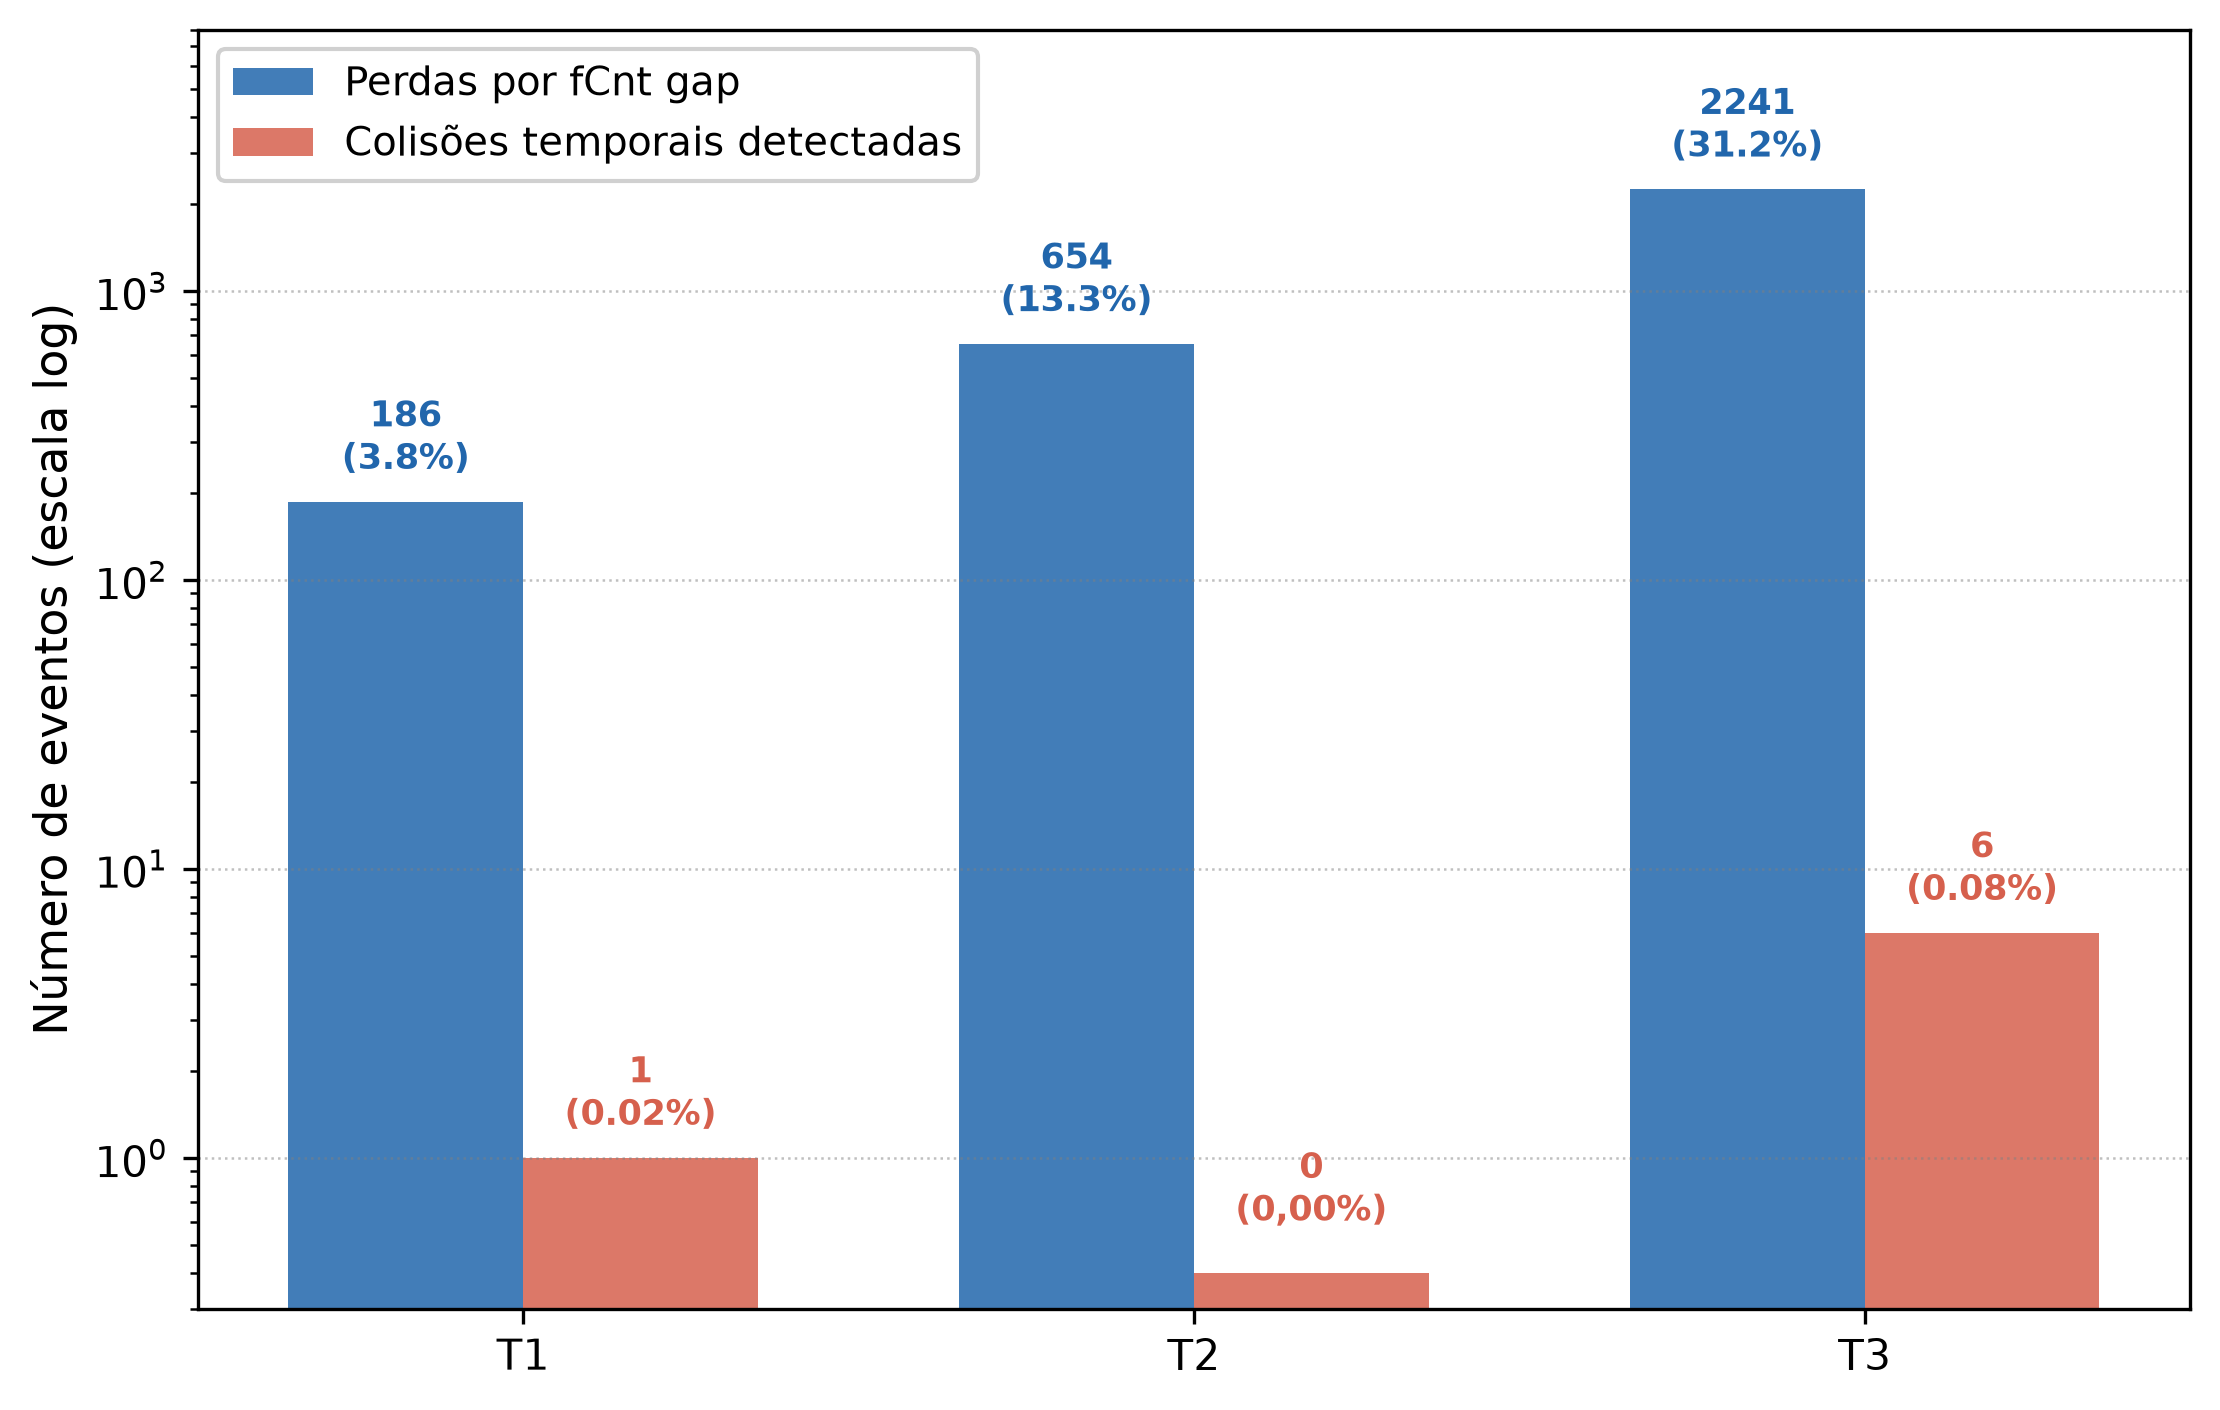

Source code (Python):
"""
Gráfico 3 — Perdas fCnt gap vs colisões temporais por sessão (Pure ALOHA).
Escala log no eixo Y para tornar visível a diferença de ordens de grandeza.
"""
import pandas as pd
import numpy as np
import matplotlib.pyplot as plt
import os

BASE    = r"c:\Users\Eduardo Barbosa\Documents\Arduino\pure_aloha\pure_aloha_node\teste_pure_aloha"
OUT_DIR = os.path.dirname(os.path.abspath(__file__))

SESSIONS = {
    "T1": ("4_nodes_0265_vf",  "20260610_083021"),
    "T2": ("4_nodes_0724",     "20260609_130021"),
    "T3": ("4_nodes_1214_v1",  "20260609_090607"),
}

BLUE = "#2166ac"
RED  = "#d6604d"

fcnt_losses    = {}
temporal_count = {}
total_tx       = {}

for name, (folder, ts) in SESSIONS.items():
    pa = pd.read_csv(f"{BASE}/{folder}/pure_aloha_{ts}.csv", sep=";")
    losses, tx_tot = 0, 0
    for nid in pa["node_id"].unique():
        sub = pa[pa["node_id"] == nid]
        tx  = int(sub["tx_attempt_count"].max())
        rx  = len(sub)
        losses  += tx - rx
        tx_tot  += tx
    fcnt_losses[name]    = losses
    total_tx[name]       = tx_tot

    tc = pd.read_csv(f"{BASE}/{folder}/temporal_collisions_{ts}.csv", sep=";")
    temporal_count[name] = len(tc)

sessions = list(SESSIONS.keys())
fl_vals  = [fcnt_losses[s]    for s in sessions]
tc_vals  = [temporal_count[s] for s in sessions]
tx_vals  = [total_tx[s]       for s in sessions]
fl_rate  = [l / t * 100 for l, t in zip(fl_vals, tx_vals)]
tc_rate  = [c / t * 100 for c, t in zip(tc_vals, tx_vals)]

x = np.arange(len(sessions))
w = 0.35

fig, ax = plt.subplots(figsize=(7.5, 4.8))

bars_fl = ax.bar(x - w/2, fl_vals, w, color=BLUE, alpha=0.85,
                 label="Perdas por fCnt gap")
# Para log scale, temporal=0 em T2 → usar placeholder mínimo para visualização
tc_plot = [max(v, 0.4) for v in tc_vals]
bars_tc = ax.bar(x + w/2, tc_plot, w, color=RED, alpha=0.85,
                 label="Colisões temporais detectadas")

ax.set_yscale("log")
ax.set_ylim(0.3, 8000)
ax.set_xticks(x)
ax.set_xticklabels(sessions, fontsize=11)
ax.set_ylabel("Número de eventos (escala log)", fontsize=11)
ax.tick_params(labelsize=10)
ax.grid(axis="y", ls=":", lw=0.6, color="grey", alpha=0.5)
ax.legend(fontsize=9.5, framealpha=0.92)

# Etiquetas nas barras fCnt
for bar, val, rate in zip(bars_fl, fl_vals, fl_rate):
    ax.text(bar.get_x() + bar.get_width() / 2,
            bar.get_height() * 1.18,
            f"{val}\n({rate:.1f}%)",
            ha="center", va="bottom", fontsize=8.5,
            color=BLUE, fontweight="bold")

# Etiquetas nas barras temporais
for bar, val, rate in zip(bars_tc, tc_vals, tc_rate):
    label = "0\n(0,00%)" if val == 0 else f"{val}\n({rate:.2f}%)"
    ypos  = 0.55 if val == 0 else bar.get_height() * 1.18
    ax.text(bar.get_x() + bar.get_width() / 2,
            ypos, label,
            ha="center", va="bottom", fontsize=8.5,
            color=RED, fontweight="bold")

plt.tight_layout()
plt.savefig(os.path.join(OUT_DIR, "colisoes_bar.pdf"), bbox_inches="tight")
plt.savefig(os.path.join(OUT_DIR, "colisoes_bar.png"), bbox_inches="tight", dpi=300)
plt.show()
print("Concluído.")
